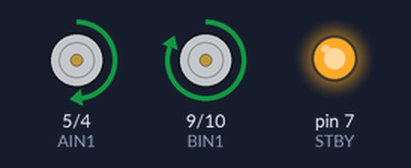
Recording of a sketch running on a simulated Arduino Uno, built with avr-gcc and run on an emulated ATmega328P. Shown: motor-driver pin pairs drawn as motors (green arrow = first pin HIGH = forward, orange = second pin HIGH = backward, longer = more drive, scaled by the enable pin, stopped while the standby pin is LOW), output pins drawn as LEDs (lit = HIGH).

Above: at 0.5 s.
At 2.0 s:
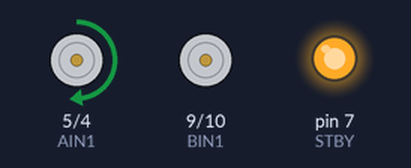
At 3.5 s:
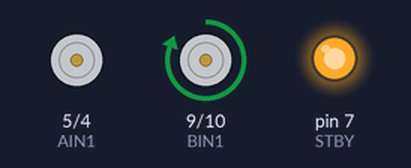
At 5.0 s:
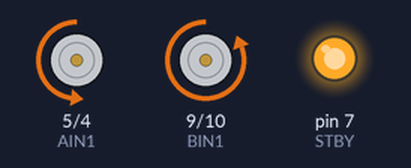
Timing chart, 0 to 7.8 s (numbered marks = the images above):
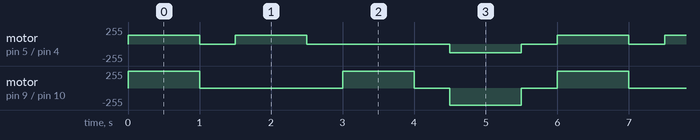

Measured:
- by itself, motor on pin 5 (AIN1) / pin 4 (AIN2): repeats every 6.0 s: stopped 0.50 s, forward 130/255 1.0 s, stopped 2.0 s, backward 130/255 1.0 s, stopped 0.50 s, forward 130/255 1.0 s
- by itself, motor on pin 9 (BIN1) / pin 10 (BIN2): repeats every 6.0 s: stopped 2.0 s, forward 255/255 1.0 s, stopped 0.50 s, backward 255/255 1.0 s, stopped 0.50 s, forward 255/255 1.0 s

The sketch:

basic-movement.ino
```cpp
const int AIN1 = 5;
const int AIN2 = 4;
const int PWMA = 3;

const int STBY = 7;

const int BIN1 = 9;
const int BIN2 = 10;
const int PWMB = 11;

void setup() {

  pinMode(AIN1, OUTPUT);
  pinMode(AIN2, OUTPUT);
  pinMode(PWMA, OUTPUT);

  pinMode(STBY, OUTPUT);
  digitalWrite(STBY, HIGH);

  pinMode(BIN1, OUTPUT);
  pinMode(BIN2, OUTPUT);
  pinMode(PWMB, OUTPUT);
}

void loop() {

  move_front();
  delay(1000);

  stop();
  delay(500);

  turn_left();
  delay(1000);

  stop();
  delay(500);

  turn_right();
  delay(1000);

  stop();
  delay(500);

  move_back();
  delay(1000);

  stop();
  delay(500);
}

void move_front() {

  digitalWrite(AIN1, HIGH);
  digitalWrite(AIN2, LOW);
  analogWrite(PWMA, 130);

  digitalWrite(BIN1, HIGH);
  digitalWrite(BIN2, LOW);
  analogWrite(PWMB, 255);
}

void move_back() {

  digitalWrite(AIN1, LOW);
  digitalWrite(AIN2, HIGH);
  analogWrite(PWMA, 130);

  digitalWrite(BIN1, LOW);
  digitalWrite(BIN2, HIGH);
  analogWrite(PWMB, 255);
}

void turn_left() {

  digitalWrite(AIN1, HIGH);
  digitalWrite(AIN2, LOW);
  analogWrite(PWMA, 130);

  digitalWrite(BIN1, LOW);
  digitalWrite(BIN2, LOW);
  analogWrite(PWMB, 0);
}

void turn_right() {

  digitalWrite(AIN1, LOW);
  digitalWrite(AIN2, LOW);
  analogWrite(PWMA, 0);

  digitalWrite(BIN1, HIGH);
  digitalWrite(BIN2, LOW);
  analogWrite(PWMB, 255);
}

void stop() {

  analogWrite(PWMA, 0);
  analogWrite(PWMB, 0);
}
```
